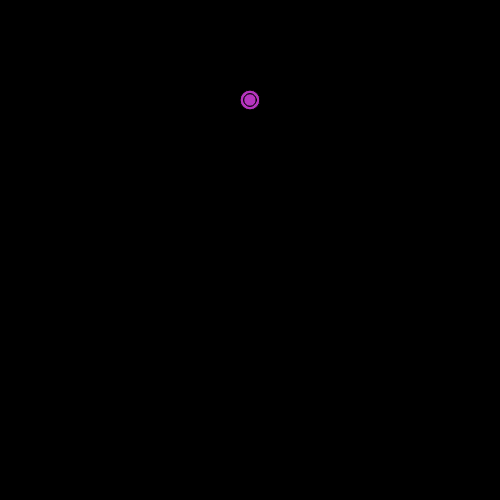
Frame 1 (no input)
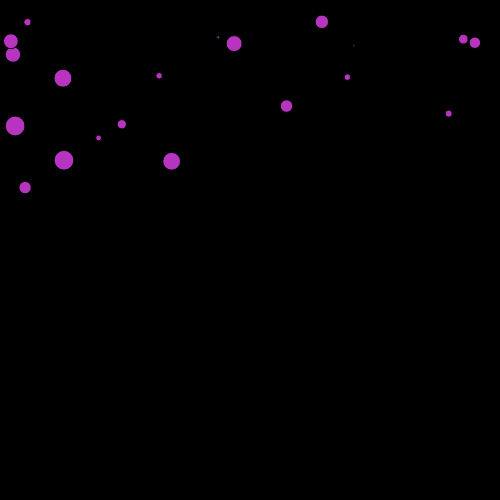
Frame 60 (no input)
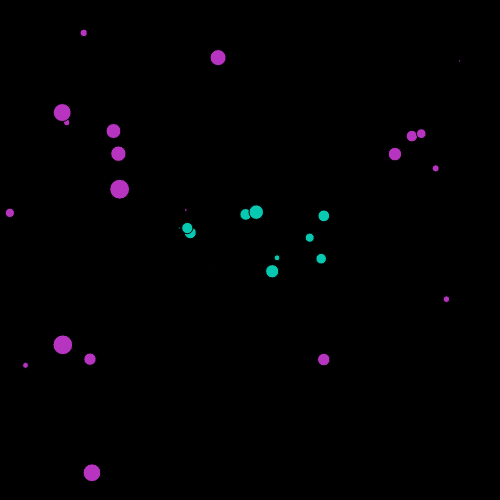
Frame 120 (the mouse pressed at the canvas centre since frame 60)

The p5.js sketch that drew these frames (run headless with seeded random() and noise() and a simulated clock; from frame 60 on, the mouse is pressed at the canvas centre):

// p5.js sketch
// ── sketch.js
// Confetti sketch

let pg;

let generators = [];

function setup() {
    const c = createCanvas(500, 500);
    
    try {
        c.parent('main-content');
    } catch (error) {
        console.warn(error);
    }
    
    let x = 250;
    let y = 100;
    let pointTotal = 20;
    let energy = 5;
    let maxSize = 20;
    pg = new ParticleGenerator(x, y, pointTotal, energy, maxSize, getRandomColor());
}

function draw() {
    background(0);
    pg.draw();

    for (let g of generators) {
        g.draw();
    }
}

function mousePressed() {
    let pointTotal = Math.floor(random(5, 50));
    let energy = random(1, 10);
    let maxSize = random(10, 25);
    let generator = new ParticleGenerator(mouseX, mouseY, pointTotal, energy, maxSize, getRandomColor());
    generators.push(generator);
}

function drawParticle(particle) {
    particle.draw();
}

function getRandomColor() {
    let r = Math.floor(random(255));
    let g = Math.floor(random(255));
    let b = Math.floor(random(255));
    return color(r, g, b);
}

// ── particle-generator.js
class ParticleGenerator {
    #particles = [];

    constructor(x, y, particleTotal, energy, maxSize, color, type) {
        this.#buildParticles(x, y, particleTotal, energy, maxSize, color, type);
    }

    draw() {
        for (let p of this.#particles) {
            p.draw();
        }
    }

    #buildParticles(x, y, particleTotal, energy, maxSize, color, type) {
        if (type === 'polygon') {
            for (let i = 0; i < particleTotal; i++) {
                let p = new PolygonParticle(x, y, energy, maxSize, color);
                this.#particles.push(p);
            }
        } else {
            for (let i = 0; i < particleTotal; i++) {
                let p = new Particle(x, y, energy, maxSize, color);
                this.#particles.push(p);
            }
        }
    }
}

// ── particle.js
class Particle {
    static DAMPING;
    static FRICTION;

    #position;
    #speed;
    #gravity;
    #size;
    #color;

    constructor(x, y, energy, maxSize, c) {
        Particle.DAMPING = createVector(1.0, 0.9);
        Particle.FRICTION = 0.4;
        this.#gravity = createVector(0.0, 0.02);

        if (typeof x === 'number' && typeof y === "number") {
            this.#position = createVector(x, y);
        } else {
            this.#position = createVector(width / 2.0, height / 2.0);
        }

        if (c) {
            if (c instanceof p5.Color) {
                this.#color = c;
            } else {
                this.#color = color(255, 255, 0);
            }
        } else {
            this.#color = color(255, 255, 255);
        }

        if (!(typeof energy === 'number' && energy > 0)) {
            energy = 3;
            console.log('here');
        }

        let speedX = random(-energy, energy);
        let speedY = random(-energy, -0.01);
        this.#speed = createVector(speedX, speedY);
        this.#size = random(1, maxSize);
    }

    get color() {
        return this.#color;
    }

    get size() {
        return this.#size;
    }

    get radius() {
        return this.#size / 2.0;
    }

    get x() {
        return this.#position.x;
    }

    get y() {
        return this.#position.y;
    }

    draw() {
        this.render();
        this.#move();
        this.#applyForces();
        this.#bounce();
    }

    render() {
        fill(this.color);
        ellipse(this.x, this.y, this.size, this.size);
    }

    #move() {
        this.#position.add(this.#speed);
    }

    #applyForces() {
        this.#speed.add(this.#gravity);
    }

    #bounce() {
        let r = this.#size / 2.0;

        if (this.#position.x > (width - r) || (this.#position.x < r)) {
            this.#speed.x = -this.#speed.x;
            this.#speed.x *= Particle.FRICTION;
            this.#speed.y *= Particle.FRICTION;
        }

        if (this.#position.y > (height - r)) {
            this.#speed.y = -this.#speed.y;
            this.#speed.mult(Particle.DAMPING);
            this.#speed.y *= Particle.FRICTION;
            this.#speed.x *= Particle.FRICTION;
        } else if (this.#position.y < r) {
            this.#speed.y = -this.#speed.y;
        }

        this.#position.x = constrain(this.#position.x, r, (width - r));
        this.#position.y = constrain(this.#position.y, r, (height - r));
    }
}

// ── polygon-particle.js
class PolygonParticle extends Particle {
    #sides = 3;
    #initialTheta;

    constructor(x, y, energy, maxSize, c) {
        super(x, y, energy, maxSize, c);
        this.#sides = Math.floor(random(3, 15));
        this.#initialTheta = random(0, TWO_PI);
    }

    render() {
        fill(this.color);
        let theta = this.#initialTheta;

        push();
        translate(this.x, this.y);
        beginShape();
        for (let i = 0; i < this.#sides; i++) {
            let vx = this.radius * cos(theta);
            let vy = this.radius * sin(theta);
            vertex(vx, vy);
            theta += (TWO_PI / this.#sides)
        }

        endShape(CLOSE);
        pop();
    }
}
